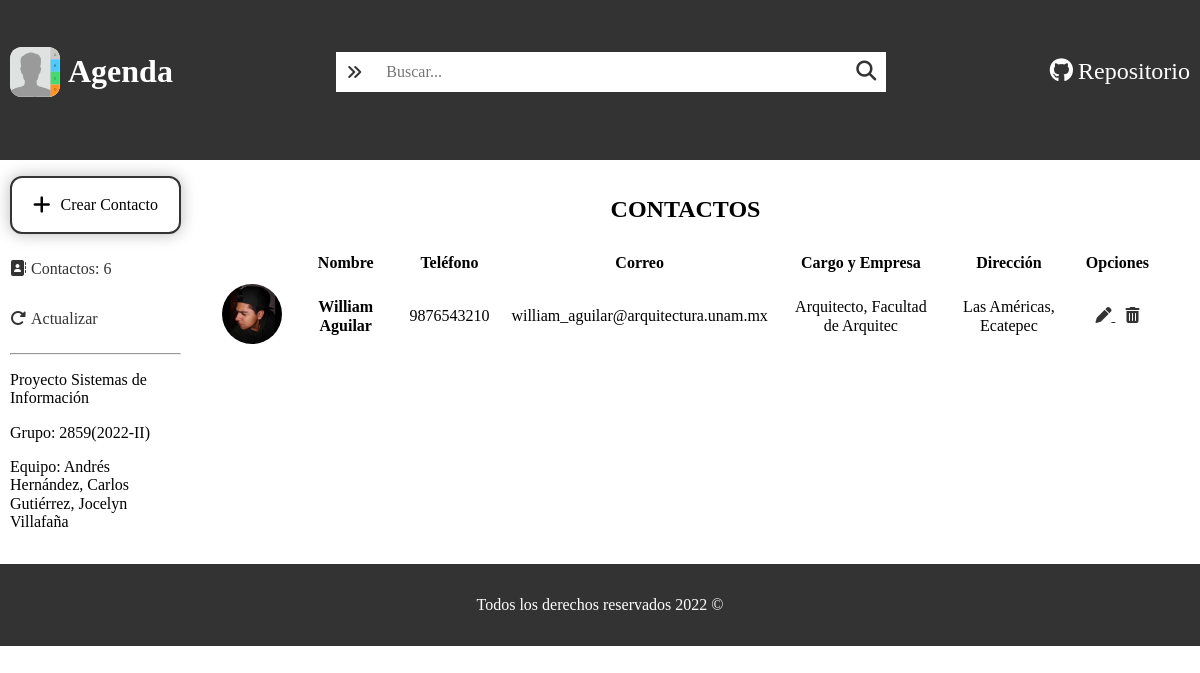
Page /admin/buscar.php?buscar=William on the committed database.
### tables this page shows
CREATE TABLE `contactos` (
  `id` int(10) unsigned NOT NULL AUTO_INCREMENT,
  `nombre` varchar(20) NOT NULL,
  `apellido` varchar(20) NOT NULL,
  `empresa` varchar(20) DEFAULT NULL,
  `cargo` varchar(30) DEFAULT NULL,
  `correo` varchar(100) NOT NULL,
  `tel` varchar(15) DEFAULT NULL,
  `dir` varchar(100) NOT NULL,
  `img` varchar(200) DEFAULT NULL,
  PRIMARY KEY (`id`)
);

### includes/funciones.php (called while the page is built)
<?php
function incluirTemplate( $nombre ){
    include "../includes/templates/${nombre}.php";
}

### admin/buscar.php (the view, shortened to what this page needs)
<?php
$palabra = $_GET['buscar'];
$db = conectarDB();
$consulta = "SELECT * FROM contactos WHERE nombre LIKE '$palabra' OR apellido LIKE '$palabra' order by nombre;";
$resultado = mysqli_query($db,$consulta);
require '../includes/funciones.php';
?>
        <main class="contenedor seccion">
            <div class="contenido-main">
                <?php incluirTemplate('nav');?>
                <div class="contactos">
                    <h2>CONTACTOS</h2>
                    <table class="tabla">
                        <tr>
                            <td></td>
                            <th scope="row">Nombre</th>
                            <th>Teléfono</th>
                            <th>Correo</th>
                            <th>Cargo y Empresa</th>
                            <th>Dirección</th>
                            <th>Opciones</th>
                        </tr>
                        <?php while($row = mysqli_fetch_assoc($resultado)): ?>
                        <tr>
                          <td>
                              <img src="<?php
                              if  ($row['img']==NULL){
                                echo "../build/img/agregar_imagen.png";
                              }else{
                                echo "../user/img/".$row['img'];
                              }
                              ?>" alt="Foto_Perfil">
                          </td>
                          <th><?php echo $row['nombre']." ".$row['apellido'];?></th>
                          <td><?php echo $row['tel'];?></td>
                          <td><?php echo $row['correo'];?></td>
                          <td><?php echo $row['cargo'].", ".$row['empresa'];?></td>
                          <td><?php echo $row['dir'];?></td>
                          <td>
                              <div class="opciones">
                                <a href="editar.php?id=<?php echo$row['id'] ?>">
                                    <span><i class="fa-solid fa-pen"></i></span>
                                </a>
                                <a href="eliminar.php?id=<?php echo$row['id'] ?>">
                                    <span><i class="fa-solid fa-trash-can"></i></span>
                                </a>
                              </div>
                           </td>
                        </tr>
                        <?php endwhile; ?>
                    </table>
                </div>
            </div>
        </main>

### build/css/style.css (style rules this page uses)
:root { --fuente_principal: 'Lato',sans-serif; --color_fondo: #333333; --color_1: #FFFFFF; --color_2: #000000; }
.contenedor { padding: 0 10px; margin: 0; }
.contenido-main { display: flex; flex-direction: row; padding: 1rem 0; }
.contactos { width: 85%; padding: 0 20px; display: flex; flex-direction: column; align-items: center; }
.contactos .tabla { table-layout: auto; width: 100%; border-collapse: separate; border-spacing: 20px 10px; text-align: center; }
.contactos .tabla img { width: 60px; height: 60px; border-radius: 50%; }
.contactos .tabla .opciones a { color: var(--color_fondo); padding: 5px; }
.contactos h2 { text-align: center; }

### rows in the picture
contactos: img (picture), nombre "William", apellido "Aguilar", tel "9876543210", correo "william_aguilar@arquitectura.unam.mx", cargo "Arquitecto", empresa "Facultad de Arquitec", dir "Las Américas, Ecatepec"

### other values in the picture
$cantidad "6"
